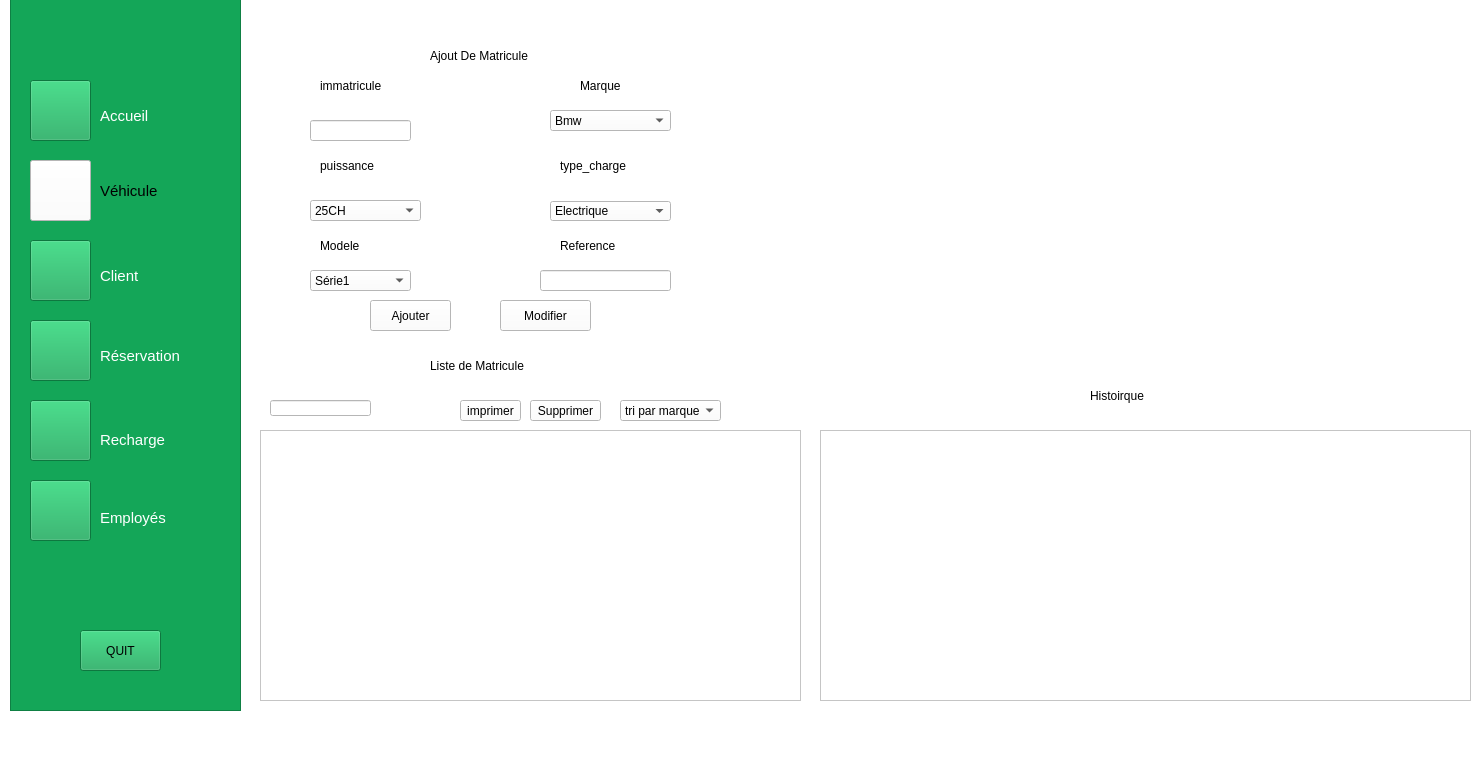
<?xml version="1.0" encoding="UTF-8"?>
<ui version="4.0">
 <class>Vehicule</class>
 <widget class="QMainWindow" name="Vehicule">
  <property name="geometry">
   <rect>
    <x>0</x>
    <y>0</y>
    <width>1473</width>
    <height>762</height>
   </rect>
  </property>
  <property name="windowTitle">
   <string>MainWindow</string>
  </property>
  <property name="styleSheet">
   <string notr="true">background-color: rgb(255, 255, 255);</string>
  </property>
  <widget class="QWidget" name="centralwidget">
   <widget class="QFrame" name="frame">
    <property name="geometry">
     <rect>
      <x>10</x>
      <y>-20</y>
      <width>231</width>
      <height>731</height>
     </rect>
    </property>
    <property name="styleSheet">
     <string notr="true">background-color: rgb(20, 166, 88);</string>
    </property>
    <property name="frameShape">
     <enum>QFrame::StyledPanel</enum>
    </property>
    <property name="frameShadow">
     <enum>QFrame::Raised</enum>
    </property>
    <widget class="QPushButton" name="pushButton_18">
     <property name="geometry">
      <rect>
       <x>20</x>
       <y>100</y>
       <width>61</width>
       <height>61</height>
      </rect>
     </property>
     <property name="text">
      <string/>
     </property>
     <property name="icon">
      <iconset>
       <normaloff>../IMG_1867.jpeg</normaloff>../IMG_1867.jpeg</iconset>
     </property>
     <property name="iconSize">
      <size>
       <width>50</width>
       <height>50</height>
      </size>
     </property>
    </widget>
    <widget class="QLabel" name="label_2">
     <property name="geometry">
      <rect>
       <x>90</x>
       <y>120</y>
       <width>91</width>
       <height>31</height>
      </rect>
     </property>
     <property name="font">
      <font>
       <pointsize>11</pointsize>
      </font>
     </property>
     <property name="styleSheet">
      <string notr="true">color: rgb(255, 255, 255);</string>
     </property>
     <property name="text">
      <string>Accueil</string>
     </property>
    </widget>
    <widget class="QPushButton" name="pushButton_19">
     <property name="geometry">
      <rect>
       <x>20</x>
       <y>180</y>
       <width>61</width>
       <height>61</height>
      </rect>
     </property>
     <property name="styleSheet">
      <string notr="true">background:white;</string>
     </property>
     <property name="text">
      <string/>
     </property>
     <property name="icon">
      <iconset>
       <normaloff>../IMG_1864.jpeg</normaloff>../IMG_1864.jpeg</iconset>
     </property>
     <property name="iconSize">
      <size>
       <width>50</width>
       <height>50</height>
      </size>
     </property>
    </widget>
    <widget class="QLabel" name="label_3">
     <property name="geometry">
      <rect>
       <x>90</x>
       <y>200</y>
       <width>61</width>
       <height>21</height>
      </rect>
     </property>
     <property name="font">
      <font>
       <pointsize>11</pointsize>
      </font>
     </property>
     <property name="styleSheet">
      <string notr="true">background:transparent;</string>
     </property>
     <property name="text">
      <string>Véhicule</string>
     </property>
    </widget>
    <widget class="QPushButton" name="pushButton_6">
     <property name="geometry">
      <rect>
       <x>20</x>
       <y>260</y>
       <width>61</width>
       <height>61</height>
      </rect>
     </property>
     <property name="text">
      <string/>
     </property>
     <property name="icon">
      <iconset>
       <normaloff>../IMG_1865.jpeg</normaloff>../IMG_1865.jpeg</iconset>
     </property>
     <property name="iconSize">
      <size>
       <width>50</width>
       <height>50</height>
      </size>
     </property>
    </widget>
    <widget class="QLabel" name="label_4">
     <property name="geometry">
      <rect>
       <x>90</x>
       <y>280</y>
       <width>71</width>
       <height>31</height>
      </rect>
     </property>
     <property name="font">
      <font>
       <pointsize>11</pointsize>
      </font>
     </property>
     <property name="styleSheet">
      <string notr="true">color: rgb(255, 255, 255);
background:transparent;</string>
     </property>
     <property name="text">
      <string>Client</string>
     </property>
    </widget>
    <widget class="QPushButton" name="pushButton_9">
     <property name="geometry">
      <rect>
       <x>20</x>
       <y>340</y>
       <width>61</width>
       <height>61</height>
      </rect>
     </property>
     <property name="text">
      <string/>
     </property>
     <property name="icon">
      <iconset>
       <normaloff>../IMG_1866.jpeg</normaloff>../IMG_1866.jpeg</iconset>
     </property>
     <property name="iconSize">
      <size>
       <width>50</width>
       <height>50</height>
      </size>
     </property>
    </widget>
    <widget class="QLabel" name="label_5">
     <property name="geometry">
      <rect>
       <x>90</x>
       <y>360</y>
       <width>101</width>
       <height>31</height>
      </rect>
     </property>
     <property name="font">
      <font>
       <pointsize>11</pointsize>
      </font>
     </property>
     <property name="styleSheet">
      <string notr="true">color: rgb(255, 255, 255);
background:transparent;</string>
     </property>
     <property name="text">
      <string>Réservation</string>
     </property>
    </widget>
    <widget class="QPushButton" name="pushButton_14">
     <property name="geometry">
      <rect>
       <x>20</x>
       <y>420</y>
       <width>61</width>
       <height>61</height>
      </rect>
     </property>
     <property name="text">
      <string/>
     </property>
     <property name="icon">
      <iconset>
       <normaloff>../IMG_1862.jpeg</normaloff>../IMG_1862.jpeg</iconset>
     </property>
     <property name="iconSize">
      <size>
       <width>50</width>
       <height>50</height>
      </size>
     </property>
    </widget>
    <widget class="QLabel" name="label_6">
     <property name="geometry">
      <rect>
       <x>90</x>
       <y>450</y>
       <width>101</width>
       <height>20</height>
      </rect>
     </property>
     <property name="font">
      <font>
       <pointsize>11</pointsize>
      </font>
     </property>
     <property name="styleSheet">
      <string notr="true">color: rgb(255, 255, 255);
background:transparent;</string>
     </property>
     <property name="text">
      <string>Recharge</string>
     </property>
    </widget>
    <widget class="QLabel" name="label_7">
     <property name="geometry">
      <rect>
       <x>90</x>
       <y>530</y>
       <width>81</width>
       <height>16</height>
      </rect>
     </property>
     <property name="font">
      <font>
       <pointsize>11</pointsize>
      </font>
     </property>
     <property name="styleSheet">
      <string notr="true">color: rgb(255, 255, 255);
background:transparent;</string>
     </property>
     <property name="text">
      <string>Employés</string>
     </property>
    </widget>
    <widget class="QPushButton" name="pushButton_20">
     <property name="geometry">
      <rect>
       <x>20</x>
       <y>500</y>
       <width>61</width>
       <height>61</height>
      </rect>
     </property>
     <property name="styleSheet">
      <string notr="true"/>
     </property>
     <property name="text">
      <string/>
     </property>
     <property name="icon">
      <iconset>
       <normaloff>../Capture d'écran 2023-10-08 155058.png</normaloff>../Capture d'écran 2023-10-08 155058.png</iconset>
     </property>
     <property name="iconSize">
      <size>
       <width>50</width>
       <height>50</height>
      </size>
     </property>
    </widget>
    <widget class="QPushButton" name="pushButton_21">
     <property name="geometry">
      <rect>
       <x>70</x>
       <y>650</y>
       <width>81</width>
       <height>41</height>
      </rect>
     </property>
     <property name="text">
      <string>QUIT</string>
     </property>
     <property name="icon">
      <iconset>
       <normaloff>../Capture d'écran 2023-10-08 141340.png</normaloff>../Capture d'écran 2023-10-08 141340.png</iconset>
     </property>
     <property name="iconSize">
      <size>
       <width>80</width>
       <height>80</height>
      </size>
     </property>
    </widget>
   </widget>
   <widget class="QStackedWidget" name="Modifie">
    <property name="geometry">
     <rect>
      <x>250</x>
      <y>0</y>
      <width>1221</width>
      <height>711</height>
     </rect>
    </property>
    <property name="toolTip">
     <string>&lt;html&gt;&lt;head/&gt;&lt;body&gt;&lt;p&gt;Modifier&lt;/p&gt;&lt;/body&gt;&lt;/html&gt;</string>
    </property>
    <property name="styleSheet">
     <string notr="true">Modifier</string>
    </property>
    <property name="currentIndex">
     <number>0</number>
    </property>
    <widget class="QWidget" name="ModifiePage1">
     <widget class="QComboBox" name="marq">
      <property name="geometry">
       <rect>
        <x>300</x>
        <y>110</y>
        <width>121</width>
        <height>21</height>
       </rect>
      </property>
      <item>
       <property name="text">
        <string>Bmw</string>
       </property>
      </item>
      <item>
       <property name="text">
        <string>Mercedes</string>
       </property>
      </item>
      <item>
       <property name="text">
        <string>Tesla</string>
       </property>
      </item>
      <item>
       <property name="text">
        <string>Kia</string>
       </property>
      </item>
      <item>
       <property name="text">
        <string>Ford</string>
       </property>
      </item>
     </widget>
     <widget class="QPushButton" name="supp">
      <property name="geometry">
       <rect>
        <x>280</x>
        <y>400</y>
        <width>71</width>
        <height>21</height>
       </rect>
      </property>
      <property name="text">
       <string>Supprimer</string>
      </property>
     </widget>
     <widget class="QLabel" name="label_9">
      <property name="geometry">
       <rect>
        <x>330</x>
        <y>70</y>
        <width>51</width>
        <height>31</height>
       </rect>
      </property>
      <property name="text">
       <string>Marque</string>
      </property>
     </widget>
     <widget class="QLabel" name="label_15">
      <property name="geometry">
       <rect>
        <x>180</x>
        <y>350</y>
        <width>101</width>
        <height>31</height>
       </rect>
      </property>
      <property name="text">
       <string>Liste de Matricule</string>
      </property>
     </widget>
     <widget class="QTableView" name="tab_v_3">
      <property name="geometry">
       <rect>
        <x>570</x>
        <y>430</y>
        <width>651</width>
        <height>271</height>
       </rect>
      </property>
     </widget>
     <widget class="QLabel" name="label_12">
      <property name="geometry">
       <rect>
        <x>310</x>
        <y>150</y>
        <width>71</width>
        <height>31</height>
       </rect>
      </property>
      <property name="text">
       <string>type_charge</string>
      </property>
     </widget>
     <widget class="QLineEdit" name="imm">
      <property name="geometry">
       <rect>
        <x>60</x>
        <y>120</y>
        <width>101</width>
        <height>21</height>
       </rect>
      </property>
     </widget>
     <widget class="QLabel" name="label_13">
      <property name="geometry">
       <rect>
        <x>310</x>
        <y>230</y>
        <width>61</width>
        <height>31</height>
       </rect>
      </property>
      <property name="text">
       <string>Reference</string>
      </property>
     </widget>
     <widget class="QComboBox" name="pui">
      <property name="geometry">
       <rect>
        <x>60</x>
        <y>200</y>
        <width>111</width>
        <height>21</height>
       </rect>
      </property>
      <item>
       <property name="text">
        <string>25CH</string>
       </property>
      </item>
      <item>
       <property name="text">
        <string>400CH</string>
       </property>
      </item>
      <item>
       <property name="text">
        <string>6CH</string>
       </property>
      </item>
     </widget>
     <widget class="QLabel" name="label_14">
      <property name="geometry">
       <rect>
        <x>70</x>
        <y>70</y>
        <width>61</width>
        <height>31</height>
       </rect>
      </property>
      <property name="text">
       <string>immatricule</string>
      </property>
     </widget>
     <widget class="QPushButton" name="ajout">
      <property name="geometry">
       <rect>
        <x>120</x>
        <y>300</y>
        <width>81</width>
        <height>31</height>
       </rect>
      </property>
      <property name="text">
       <string>Ajouter</string>
      </property>
     </widget>
     <widget class="QLabel" name="label_8">
      <property name="geometry">
       <rect>
        <x>180</x>
        <y>40</y>
        <width>101</width>
        <height>31</height>
       </rect>
      </property>
      <property name="text">
       <string>Ajout De Matricule</string>
      </property>
     </widget>
     <widget class="QLabel" name="label_11">
      <property name="geometry">
       <rect>
        <x>70</x>
        <y>150</y>
        <width>61</width>
        <height>31</height>
       </rect>
      </property>
      <property name="text">
       <string>puissance</string>
      </property>
     </widget>
     <widget class="QComboBox" name="comboBox">
      <property name="geometry">
       <rect>
        <x>370</x>
        <y>400</y>
        <width>101</width>
        <height>21</height>
       </rect>
      </property>
      <property name="styleSheet">
       <string notr="true"/>
      </property>
      <item>
       <property name="text">
        <string>tri par marque</string>
       </property>
      </item>
      <item>
       <property name="text">
        <string>Croissant</string>
       </property>
      </item>
      <item>
       <property name="text">
        <string>Décroissant</string>
       </property>
      </item>
     </widget>
     <widget class="QComboBox" name="ty">
      <property name="geometry">
       <rect>
        <x>300</x>
        <y>201</y>
        <width>121</width>
        <height>20</height>
       </rect>
      </property>
      <item>
       <property name="text">
        <string>Electrique</string>
       </property>
      </item>
      <item>
       <property name="text">
        <string>Solaire</string>
       </property>
      </item>
     </widget>
     <widget class="QLineEdit" name="ref">
      <property name="geometry">
       <rect>
        <x>290</x>
        <y>270</y>
        <width>131</width>
        <height>21</height>
       </rect>
      </property>
     </widget>
     <widget class="QTableView" name="tab_v">
      <property name="geometry">
       <rect>
        <x>10</x>
        <y>430</y>
        <width>541</width>
        <height>271</height>
       </rect>
      </property>
      <property name="selectionBehavior">
       <enum>QAbstractItemView::SelectRows</enum>
      </property>
     </widget>
     <widget class="QLabel" name="label_10">
      <property name="geometry">
       <rect>
        <x>70</x>
        <y>230</y>
        <width>51</width>
        <height>31</height>
       </rect>
      </property>
      <property name="text">
       <string>Modele</string>
      </property>
     </widget>
     <widget class="QComboBox" name="mode">
      <property name="geometry">
       <rect>
        <x>60</x>
        <y>270</y>
        <width>101</width>
        <height>21</height>
       </rect>
      </property>
      <item>
       <property name="text">
        <string>Série1</string>
       </property>
      </item>
      <item>
       <property name="text">
        <string>CLA</string>
       </property>
      </item>
      <item>
       <property name="text">
        <string>Fiesta</string>
       </property>
      </item>
     </widget>
     <widget class="QLineEdit" name="ch">
      <property name="geometry">
       <rect>
        <x>20</x>
        <y>400</y>
        <width>101</width>
        <height>16</height>
       </rect>
      </property>
     </widget>
     <widget class="QPushButton" name="pushButton_3">
      <property name="geometry">
       <rect>
        <x>210</x>
        <y>400</y>
        <width>61</width>
        <height>21</height>
       </rect>
      </property>
      <property name="styleSheet">
       <string notr="true"/>
      </property>
      <property name="text">
       <string>imprimer</string>
      </property>
     </widget>
     <widget class="QLabel" name="label_16">
      <property name="geometry">
       <rect>
        <x>840</x>
        <y>380</y>
        <width>101</width>
        <height>31</height>
       </rect>
      </property>
      <property name="text">
       <string>Histoirque</string>
      </property>
     </widget>
     <widget class="QPushButton" name="modifier">
      <property name="geometry">
       <rect>
        <x>250</x>
        <y>300</y>
        <width>91</width>
        <height>31</height>
       </rect>
      </property>
      <property name="text">
       <string>Modifier</string>
      </property>
     </widget>
     <widget class="QLabel" name="chartview">
      <property name="geometry">
       <rect>
        <x>550</x>
        <y>30</y>
        <width>661</width>
        <height>321</height>
       </rect>
      </property>
      <property name="text">
       <string/>
      </property>
     </widget>
    </widget>
    <widget class="QWidget" name="ModifiePage2"/>
   </widget>
  </widget>
  <widget class="QMenuBar" name="menubar">
   <property name="geometry">
    <rect>
     <x>0</x>
     <y>0</y>
     <width>1473</width>
     <height>26</height>
    </rect>
   </property>
  </widget>
  <widget class="QStatusBar" name="statusbar"/>
 </widget>
 <resources/>
 <connections/>
</ui>
